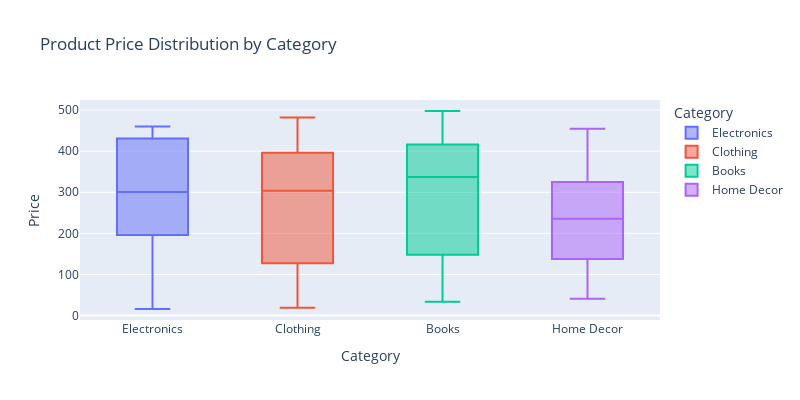

The notebook cell saved with this chart:
### Code cell
# Product price distribution for individual categories
fig = px.box(merged, x='Category', y='Price_y', title='Product Price Distribution by Category', labels={'Price_y':'Price', 'Category':'Category'}, color='Category', width=800, height=400)
fig.show()

### Figure 1 — Plotly figure (JSON) as saved in the notebook; plotly's stock layout.template omitted (floating-point values rounded to 4 significant figures; data arrays with more than 128 entries replaced by an {"elided": "..."} marker saying what was removed)
{"data": [{"alignmentgroup": "True", "hovertemplate": "Category=%{x}<br>Price=%{y}<extra></extra>", "legendgroup": "Electronics", "marker": {"color": "#636efa"}, "name": "Electronics", "notched": false, "offsetgroup": "Electronics", "orientation": "v", "showlegend": true, "type": "box", "x": {"elided": "254 str values"}, "x0": " ", "xaxis": "x", "y": {"elided": "254 float values"}, "y0": " ", "yaxis": "y"}, {"alignmentgroup": "True", "hovertemplate": "Category=%{x}<br>Price=%{y}<extra></extra>", "legendgroup": "Clothing", "marker": {"color": "#EF553B"}, "name": "Clothing", "notched": false, "offsetgroup": "Clothing", "orientation": "v", "showlegend": true, "type": "box", "x": {"elided": "228 str values"}, "x0": " ", "xaxis": "x", "y": {"elided": "228 float values"}, "y0": " ", "yaxis": "y"}, {"alignmentgroup": "True", "hovertemplate": "Category=%{x}<br>Price=%{y}<extra></extra>", "legendgroup": "Books", "marker": {"color": "#00cc96"}, "name": "Books", "notched": false, "offsetgroup": "Books", "orientation": "v", "showlegend": true, "type": "box", "x": {"elided": "270 str values"}, "x0": " ", "xaxis": "x", "y": {"elided": "270 float values"}, "y0": " ", "yaxis": "y"}, {"alignmentgroup": "True", "hovertemplate": "Category=%{x}<br>Price=%{y}<extra></extra>", "legendgroup": "Home Decor", "marker": {"color": "#ab63fa"}, "name": "Home Decor", "notched": false, "offsetgroup": "Home Decor", "orientation": "v", "showlegend": true, "type": "box", "x": {"elided": "248 str values"}, "x0": " ", "xaxis": "x", "y": {"elided": "248 float values"}, "y0": " ", "yaxis": "y"}], "layout": {"boxmode": "overlay", "height": 400, "legend": {"title": {"text": "Category"}, "tracegroupgap": 0}, "title": {"text": "Product Price Distribution by Category"}, "width": 800, "xaxis": {"anchor": "y", "categoryarray": ["Electronics", "Clothing", "Books", "Home Decor"], "categoryorder": "array", "domain": [0, 1], "title": {"text": "Category"}}, "yaxis": {"anchor": "x", "domain": [0, 1], "title": {"text": "Price"}}}}
